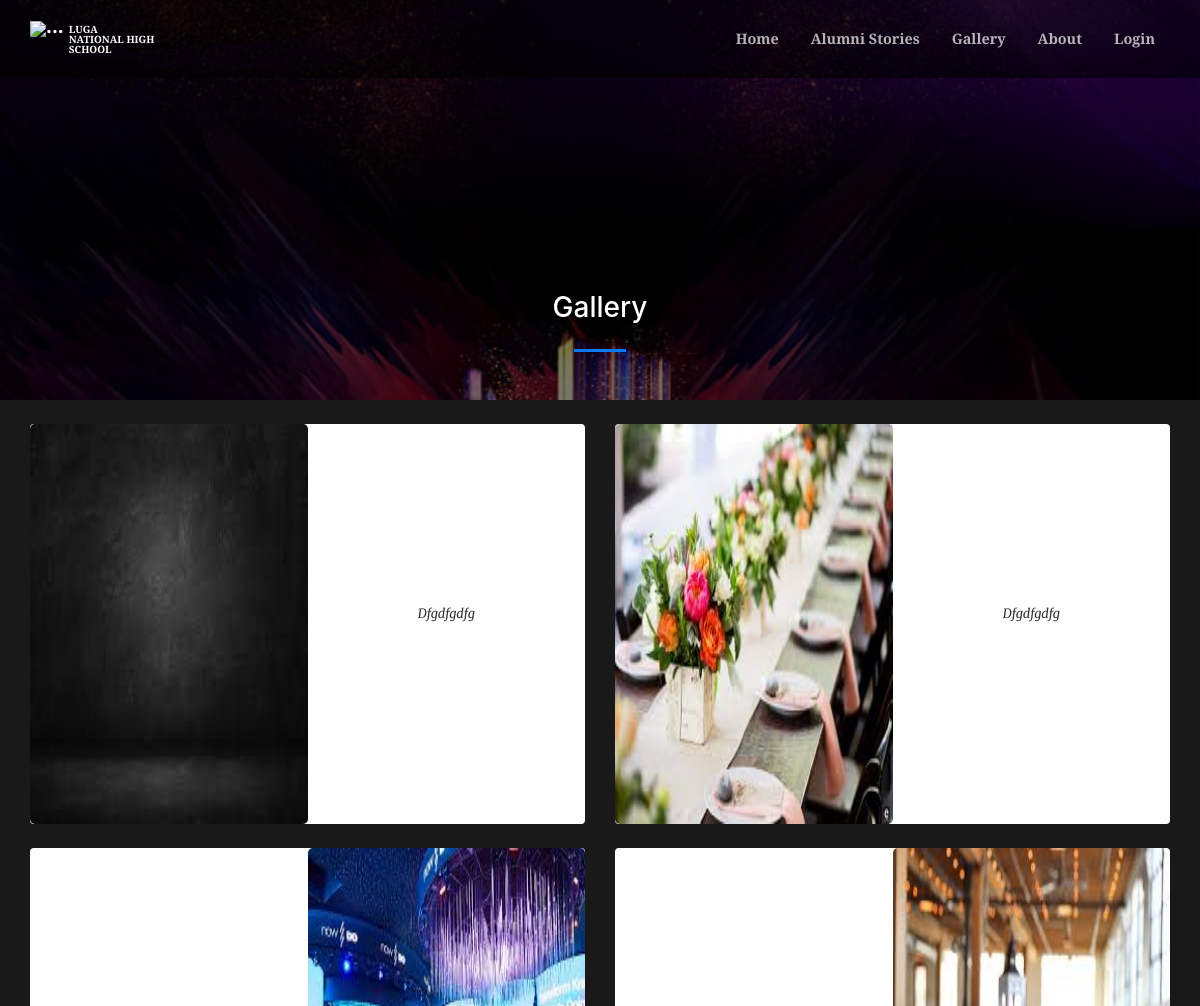
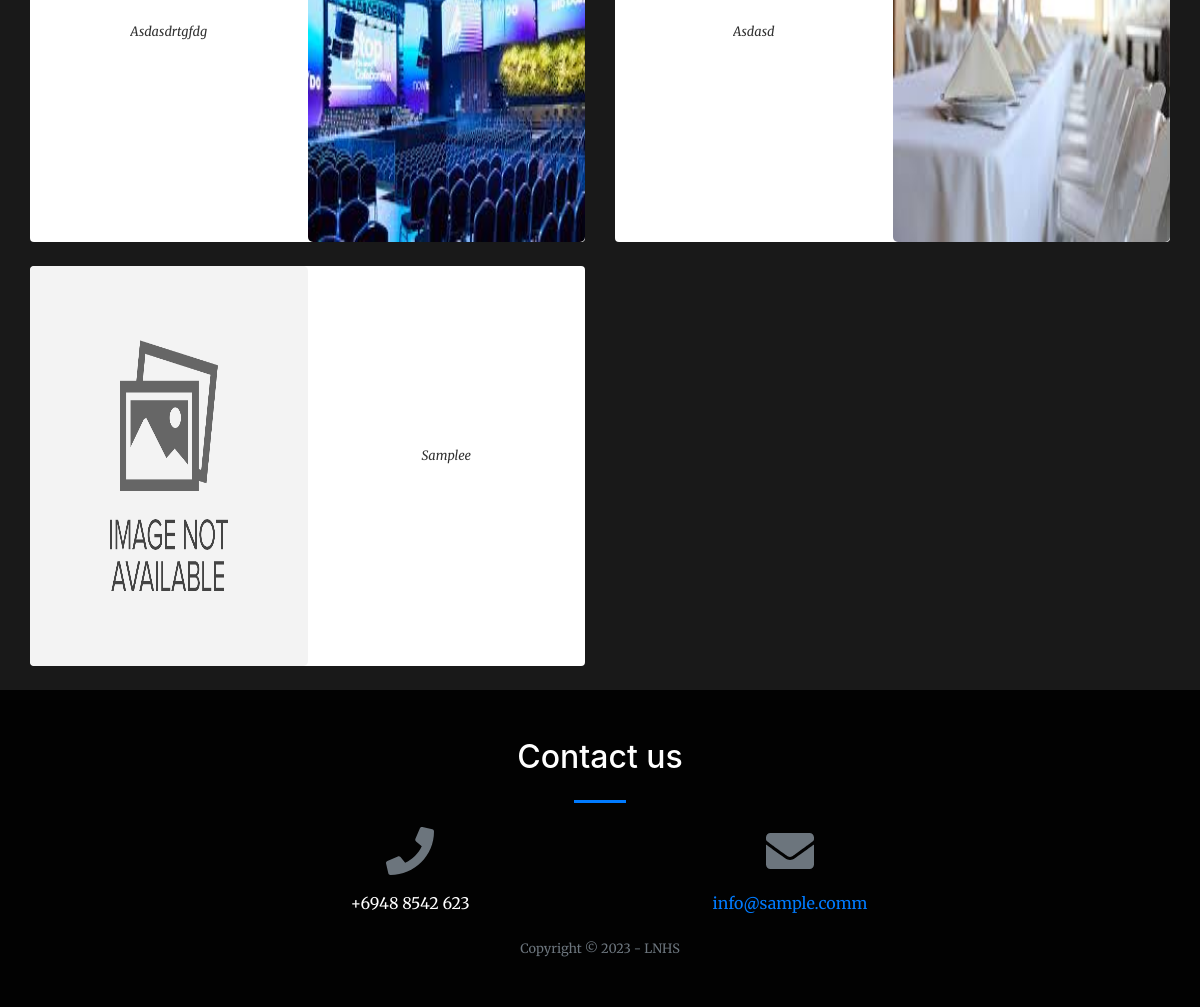
The page /index.php?page=gallery on the database its author committed (2 pictures, top to bottom).
### tables this page shows
CREATE TABLE `gallery` (
  `id` int(30) NOT NULL,
  `about` text NOT NULL,
  `created` datetime NOT NULL DEFAULT current_timestamp()
);

### gallery.php (the view, shortened to what this page needs)
<?php
include 'admin/db_connect.php';
?>
        <header class="masthead">
            <div class="container-fluid h-100">
                <div class="row h-100 align-items-center justify-content-center text-center">
                    <div class="col-lg-8 align-self-end mb-4 page-title">
                        <h3 class="text-white">Gallery</h3>
                        <hr class="divider my-4" />
                    </div>
                </div>
            </div>
        </header>
            <div class="container-fluid mt-3 pt-2">
                <div class="row-items">
                <div class="col-lg-12">
                    <div class="row">
                <?php
                $rtl ='rtl';
                $ci= 0;
                $img = array();
                $fpath = 'admin/assets/uploads/gallery';
                $files= is_dir($fpath) ? scandir($fpath) : array();
                foreach($files as $val){
                    if(!in_array($val, array('.','..'))){
                        $n = explode('_',$val);
                        $img[$n[0]] = $val;
                    }
                }
                $gallery = $conn->query("SELECT * from gallery order by id desc");
                while($row = $gallery->fetch_assoc()):
                    $ci++;
                    if($ci < 3){
                        $rtl = '';
                    }else{
                        $rtl = 'rtl';
                    }
                    if($ci == 4){
                        $ci = 0;
                    }
                ?>
                <div class="col-md-6">
                <div class="card gallery-list <?php echo $rtl ?>" data-id="<?php echo $row['id'] ?>">
                        <div class="gallery-img" card-img-top>
                            <img src="<?php echo isset($img[$row['id']]) && is_file($fpath.'/'.$img[$row['id']]) ? $fpath.'/'.$img[$row['id']] :'' ?>" alt="">
                        </div>
                    <div class="card-body">
                        <div class="row align-items-center justify-content-center text-center h-100">
                            <div class="">
                                <div>
                                <span class="truncate" style="font-size: inherit;"><small><?php echo ucwords($row['about']) ?></small></span>
                                    <br>
                                </div>
                            </div>
                        </div>
                    </div>
                </div>
                <br>
                </div>
                <?php endwhile; ?>
                </div>
                </div>
                </div>
            </div>

### gallery.php (style rules this page uses)
.gallery-list { cursor: pointer; border: unset; flex-direction: inherit; }
.gallery-img,.gallery-list .card-body { width: calc(50%) }
.gallery-img img { border-radius: 5px; min-height: 50vh; max-width: calc(100%); }
header.masthead,header.masthead:before { min-height: 50vh !important; height: 50vh !important }
.row-items { position: relative; }
.rtl { direction: rtl ; }
.masthead { min-height: 23vh !important; height: 23vh !important; }
.masthead:before { min-height: 23vh !important; height: 23vh !important; }

### rows shown on the page
gallery: shows a picture, about "Dfgdfgdfg"
gallery: shows a picture, about "Dfgdfgdfg"
gallery: shows a picture, about "Asdasdrtgfdg"
gallery: shows a picture, about "Asdasd"
gallery: shows a picture, about "Samplee"

### other values the page prints
$_SESSION['system']['contact'] "+6948 8542 623"
$_SESSION['system']['email'] "info@sample.comm"
